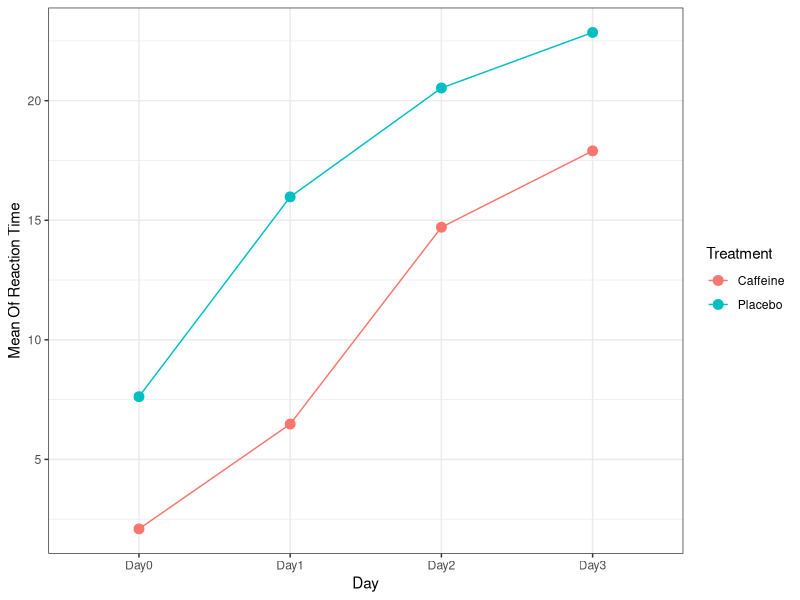
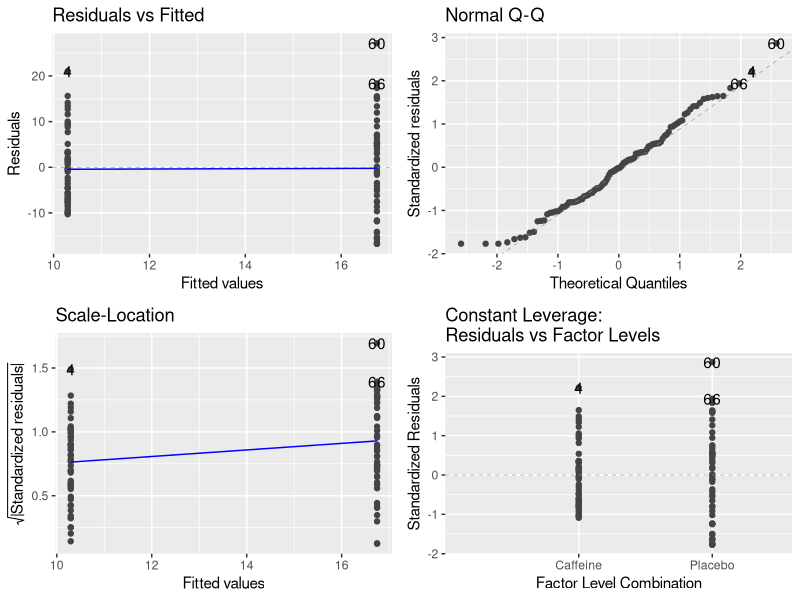
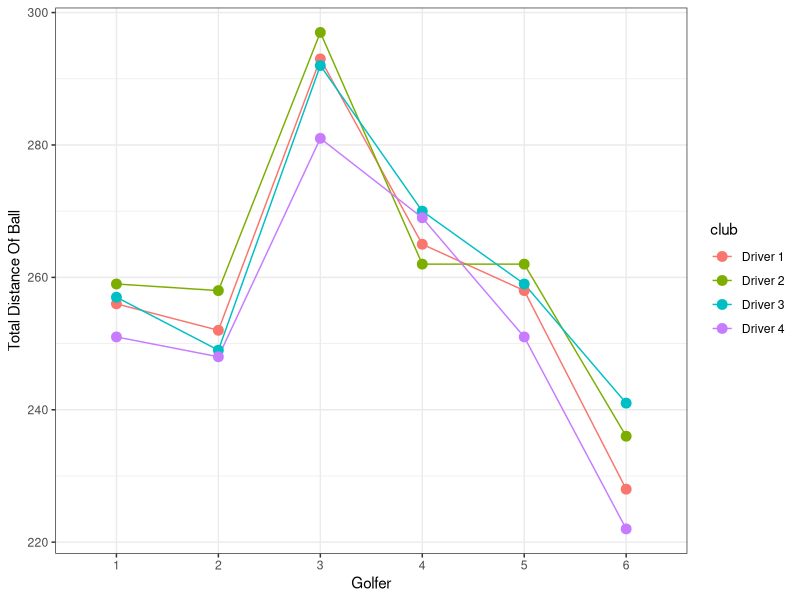
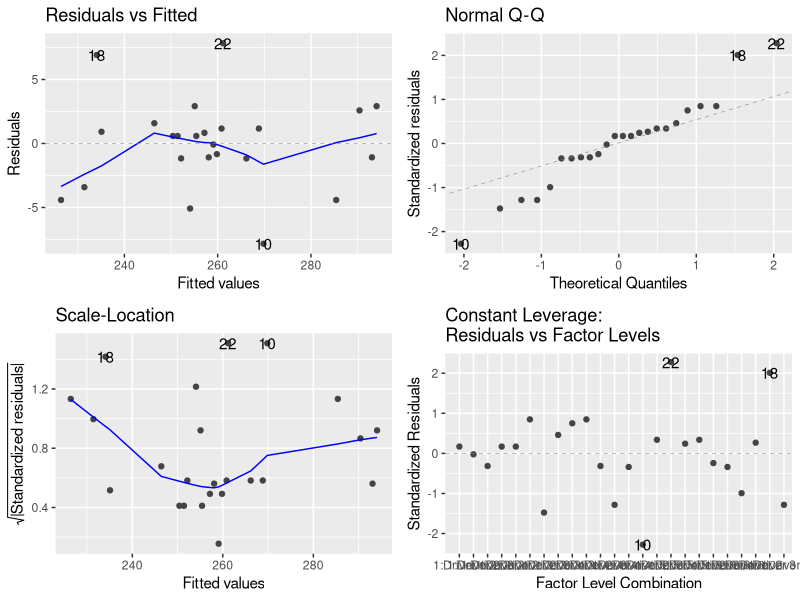

Write the R code that produced these figures, in order.
## ---- chunk 1
knitr::opts_chunk$set(echo = TRUE)
## ---- chunk 2
library(tidyverse)
library(knitr)
library(ggfortify)
library(emmeans) 
## ---- chunk 3
caffeine <- read.csv("caffeine.csv")
head(caffeine)
## ---- chunk 4
# Creates it in tall form
caffeine <- caffeine %>%
   pivot_longer(cols=c(Day0, Day1, Day2, Day3), names_to="Day", values_to = "ReactionTime")

# Creates a factor for the treatment
caffeine <- caffeine %>% mutate(Treatment=factor(Treatment, 1:2, labels=c("Caffeine", "Placebo") ) )
head(caffeine)
## ---- chunk 5
# Create a new data set that will take the mean of the reaction time of the treatment group by the day.
caffeinemean <- caffeine %>% 
  group_by(Treatment, Day) %>%
  summarize(Mean=mean(ReactionTime),
            SD=sd(ReactionTime),
            N=n())

# Plot the mean of the experiment grouped by what treatment they were given (caffeine or the placebo) over the four days.
ggplot(caffeinemean) + 
  geom_line(aes(x=Day, y=Mean, col=Treatment, group=Treatment)) + 
  geom_point(aes(x=Day, y=Mean, col=Treatment), size=3) +
  xlab("Day") +
  ylab("Mean Of Reaction Time") +
  theme_bw()

## ---- chunk 6
# Run the one way anova test
caffeine.analysis <- aov(ReactionTime ~ Treatment, data=caffeine)
summary(caffeine.analysis)

# Check the assumptions of the data
autoplot(caffeine.analysis)
## ---- chunk 7
# Read the data and save it as an object
golf <- read.csv("golf_driver.csv")
## ---- chunk 8
# Creates labels for the drivers
golf <- golf %>% mutate(club=factor(club, 1:4, labels=c("Driver 1", "Driver 2", "Driver 3", "Driver 4")), golfer = as.factor(golfer))

# Turns golfer from an int to a factor
golf <- golf %>%
  mutate(golfer = as.factor(golfer))

# Show the first rows of the data to check if changes were made correctly.
head(golf)
## ---- chunk 9
# Create a line plot grouping the drivers results by golfer
ggplot(golf) + 
  geom_line(aes(x=golfer, y=totdist, col=club, group=club)) + 
  geom_point(aes(x=golfer, y=totdist, col=club), size=3) +
  xlab("Golfer") +
  ylab("Total Distance Of Ball") +
  theme_bw()
## ---- chunk 10
# Running the ANOVA test with blocking
golf.analysis <- aov(totdist ~ golfer + club, data=golf)

# Testing Assumptions
autoplot(golf.analysis)

# Running summary of test
summary(golf.analysis)
## ---- chunk 11
golf.mc <- emmeans(golf.analysis, "club")
contrast(golf.mc, "pairwise")
